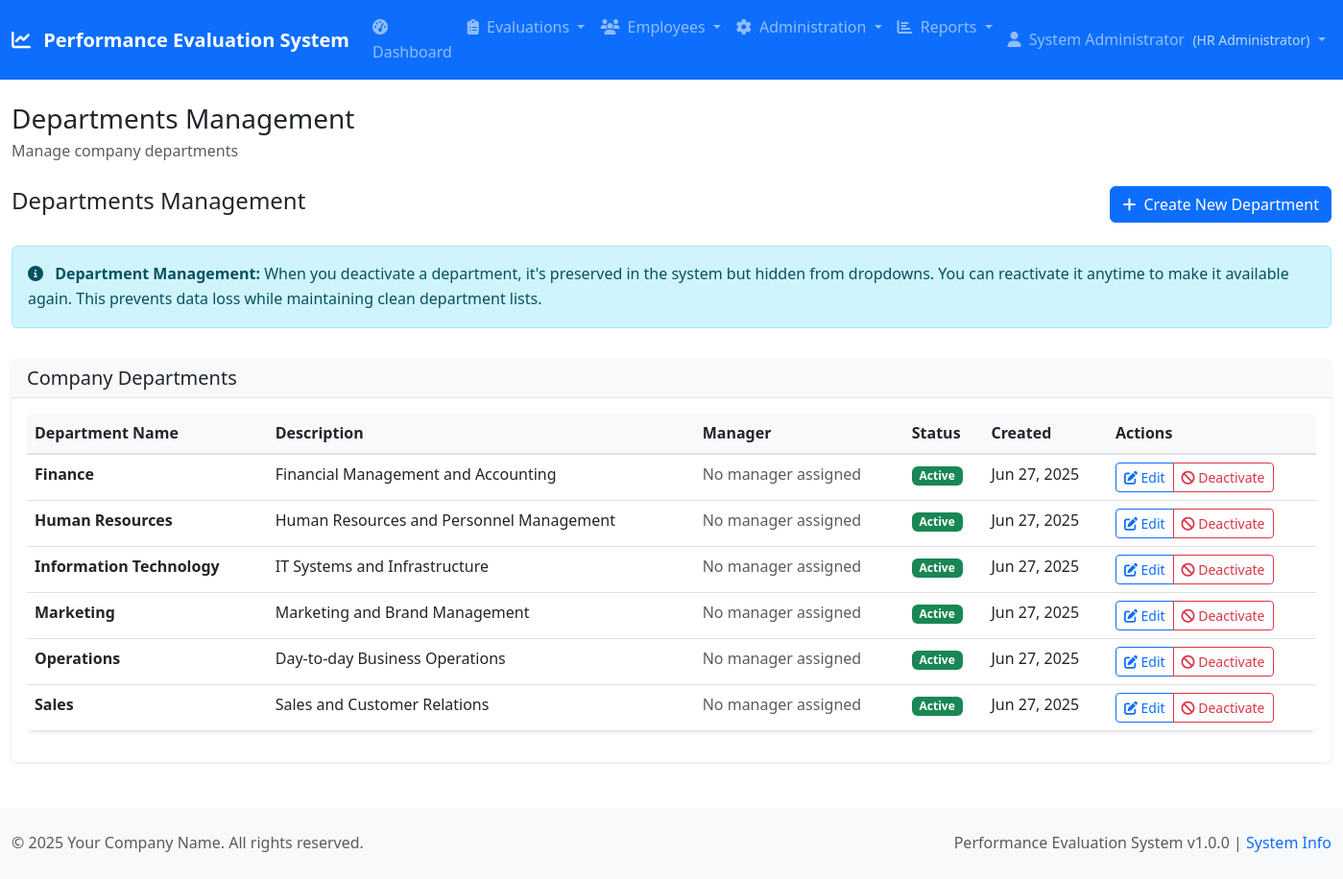
The app's page /admin/departments.php (signed in) with its own data.
### tables this page shows
CREATE TABLE departments (
    id INT AUTO_INCREMENT PRIMARY KEY,
    department_name VARCHAR(255) NOT NULL UNIQUE,
    description TEXT,
    manager_id INT,
    is_active BOOLEAN DEFAULT TRUE,
    created_by INT,
    created_at TIMESTAMP DEFAULT CURRENT_TIMESTAMP,
    updated_at TIMESTAMP DEFAULT CURRENT_TIMESTAMP ON UPDATE CURRENT_TIMESTAMP,
    FOREIGN KEY (created_by) REFERENCES users(user_id) ON DELETE SET NULL,
    FOREIGN KEY (manager_id) REFERENCES employees(employee_id) ON DELETE SET NULL,
    INDEX idx_department_name (department_name),
    INDEX idx_is_active (is_active),
    INDEX idx_manager_id (manager_id)
);

### config/database.php (called while the page is built, shortened)
<?php
$db_options = [
    PDO::ATTR_ERRMODE => PDO::ERRMODE_EXCEPTION,
    PDO::ATTR_DEFAULT_FETCH_MODE => PDO::FETCH_ASSOC,
    PDO::ATTR_EMULATE_PREPARES => false,
    PDO::MYSQL_ATTR_INIT_COMMAND => "SET NAMES " . DB_CHARSET
];
try {
    $dsn = "mysql:host=" . DB_HOST . ";dbname=" . DB_NAME . ";charset=" . DB_CHARSET;
    $pdo = new PDO($dsn, DB_USER, DB_PASS, $db_options);
} catch (PDOException $e) {
    error_log("Database connection failed: " . $e->getMessage());
    die("Database connection failed. Please check your configuration.");
}
function getDbConnection() {
    global $pdo;
    return $pdo;
}
function executeQuery($sql, $params = []) {
    $pdo = getDbConnection();
    $stmt = $pdo->prepare($sql);
    $stmt->execute($params);
    return $stmt;
}
function fetchAll($sql, $params = []) {
    $stmt = executeQuery($sql, $params);
    return $stmt->fetchAll();
}
?>

### classes/Department.php (called while the page is built, shortened)
<?php
require_once __DIR__ . '/../config/config.php';
class Department {
    public function getAllDepartments() {
        $sql = "SELECT d.*,
                       CONCAT(e.first_name, ' ', e.last_name) as manager_name,
                       e.employee_id as manager_employee_id
                FROM departments d
                LEFT JOIN employees e ON d.manager_id = e.employee_id
                ORDER BY d.is_active DESC, d.department_name";
        return fetchAll($sql);
    }
}
?>

### config/config.php (called while the page is built, shortened)
<?php
require_once __DIR__ . '/database.php';
function formatDate($date, $format = 'Y-m-d H:i:s') {
    return date($format, strtotime($date));
}
?>

### public/admin/departments.php (the view, shortened to what this page needs)
<?php
require_once __DIR__ . '/../../classes/Department.php';
$departmentClass = new Department();
$departments = $departmentClass->getAllDepartments();
include __DIR__ . '/../../templates/header.php';
?>
<div class="row">
    <div class="col-12">
        <div class="d-flex justify-content-between align-items-center mb-4">
            <h4>Departments Management</h4>
            <button type="button" class="btn btn-primary" data-bs-toggle="modal" data-bs-target="#createDepartmentModal">
                <i class="fas fa-plus me-2"></i>Create New Department
            </button>
        </div>
    </div>
</div>
<div class="row mb-3">
    <div class="col-12">
        <div class="alert alert-info">
            <i class="fas fa-info-circle me-2"></i>
            <strong>Department Management:</strong> When you deactivate a department, it's preserved in the system but hidden from dropdowns.
            You can reactivate it anytime to make it available again. This prevents data loss while maintaining clean department lists.
        </div>
    </div>
</div>
<div class="row">
    <div class="col-12">
        <div class="card">
            <div class="card-header">
                <h5 class="card-title mb-0">Company Departments</h5>
            </div>
            <div class="card-body">
                <?php if (empty($departments)): ?>
                <div class="text-center py-4">
                    <i class="fas fa-building fa-3x text-muted mb-3"></i>
                    <h5 class="text-muted">No departments found</h5>
                    <p class="text-muted">Create your first department to get started.</p>
                </div>
                <?php else: ?>
                <div class="table-responsive">
                    <table class="table table-hover">
                        <thead>
                            <tr>
                                <th>Department Name</th>
                                <th>Description</th>
                                <th>Manager</th>
                                <th>Status</th>
                                <th>Created</th>
                                <th>Actions</th>
                            </tr>
                        </thead>
                        <tbody>
                            <?php foreach ($departments as $department): ?>
                            <tr class="<?php echo !$department['is_active'] ? 'table-secondary text-muted' : ''; ?>">
                                <td>
                                    <strong><?php echo htmlspecialchars($department['department_name']); ?></strong>
                                </td>
                                <td>
                                    <?php if ($department['description']): ?>
                                        <?php echo htmlspecialchars(substr($department['description'], 0, 100)); ?>
                                    <?php else: ?>
                                        <span class="text-muted">No description</span>
                                    <?php endif; ?>
                                </td>
                                <td>
                                    <?php if ($department['manager_name']): ?>
                                        <i class="fas fa-user-tie me-1"></i>
                                        <?php echo htmlspecialchars($department['manager_name']); ?>
                                    <?php else: ?>
                                        <span class="text-muted">No manager assigned</span>
                                    <?php endif; ?>
                                </td>
                                <td>
                                    <?php if ($department['is_active']): ?>
                                        <span class="badge bg-success">Active</span>
                                    <?php else: ?>
                                        <span class="badge bg-secondary">Inactive</span>
                                    <?php endif; ?>
                                </td>
                                <td><?php echo formatDate($department['created_at'], 'M j, Y'); ?></td>
                                <td>
                                    <div class="btn-group btn-group-sm">
                                        <?php if ($department['is_active']): ?>
                                        <button type="button" class="btn btn-outline-primary"
                                                onclick="editDepartment(<?php echo $department['id']; ?>, '<?php echo htmlspecialchars($department['department_name']); ?>', '<?php echo htmlspecialchars($department['description']); ?>', <?php echo $department['manager_id'] ?? 'null'; ?>)">
                                            <i class="fas fa-edit"></i> Edit
                                        </button>
                                        <button type="button" class="btn btn-outline-danger"
                                                onclick="deleteDepartment(<?php echo $department['id']; ?>, '<?php echo htmlspecialchars($department['department_name']); ?>')">
                                            <i class="fas fa-ban"></i> Deactivate
                                        </button>
                                        <?php endif; ?>
                                    </div>
                                </td>
                            </tr>
                            <?php endforeach; ?>
                        </tbody>
                    </table>
                </div>
                <?php endif; ?>
            </div>
        </div>
    </div>
</div>
<?php include __DIR__ . '/../../templates/footer.php'; ?>

### public/assets/css/style.css (style rules this page uses)
:root { --primary-color: #0d6efd; --secondary-color: #6c757d; --success-color: #198754; --danger-color: #dc3545; --warning-color: #ffc107; --info-color: #0dcaf0; --light-color: #f8f9fa; --dark-color: #212529; --border-radius: 0.375rem; --box-shadow: 0 0.125rem 0.25rem rgba(0, 0, 0, 0.075); --transition: all 0.15s ease-in-out; }
body { font-family: 'Segoe UI', Tahoma, Geneva, Verdana, sans-serif; line-height: 1.6; color: var(--dark-color); }
.card { border: none; box-shadow: var(--box-shadow); transition: var(--transition); }
.card-header { background-color: var(--light-color); border-bottom: 1px solid #dee2e6; font-weight: 600; }
.btn { font-weight: 500; transition: var(--transition); }
.table { background: white; border-radius: var(--border-radius); overflow: hidden; box-shadow: var(--box-shadow); }
.table thead th { background-color: var(--light-color); border-bottom: 2px solid #dee2e6; font-weight: 600; color: var(--dark-color); }

### records on screen
departments: department_name "Finance", description "Financial Management and Accounting", is_active "Active", created_at "Jun 27, 2025"
departments: department_name "Human Resources", description "Human Resources and Personnel Management", is_active "Active", created_at "Jun 27, 2025"
departments: department_name "Information Technology", description "IT Systems and Infrastructure", is_active "Active", created_at "Jun 27, 2025"
departments: department_name "Marketing", description "Marketing and Brand Management", is_active "Active", created_at "Jun 27, 2025"
departments: department_name "Operations", description "Day-to-day Business Operations", is_active "Active", created_at "Jun 27, 2025"
departments: department_name "Sales", description "Sales and Customer Relations", is_active "Active", created_at "Jun 27, 2025"

### other values on screen
getAppSetting('system_name', APP_NAME) "Performance Evaluation System"
$item['title'] "Dashboard"
$item['title'] "Evaluations"
$item['title'] "Employees"
$item['title'] "Administration"
$item['title'] "Reports"
getUserDisplayName() "System Administrator"
getUserRoleDisplayName() "HR Administrator"
$pageTitle "Departments Management"
$pageDescription "Manage company departments"
getAppSetting('company_name', 'Your Company') "Your Company Name"
APP_VERSION "1.0.0"
